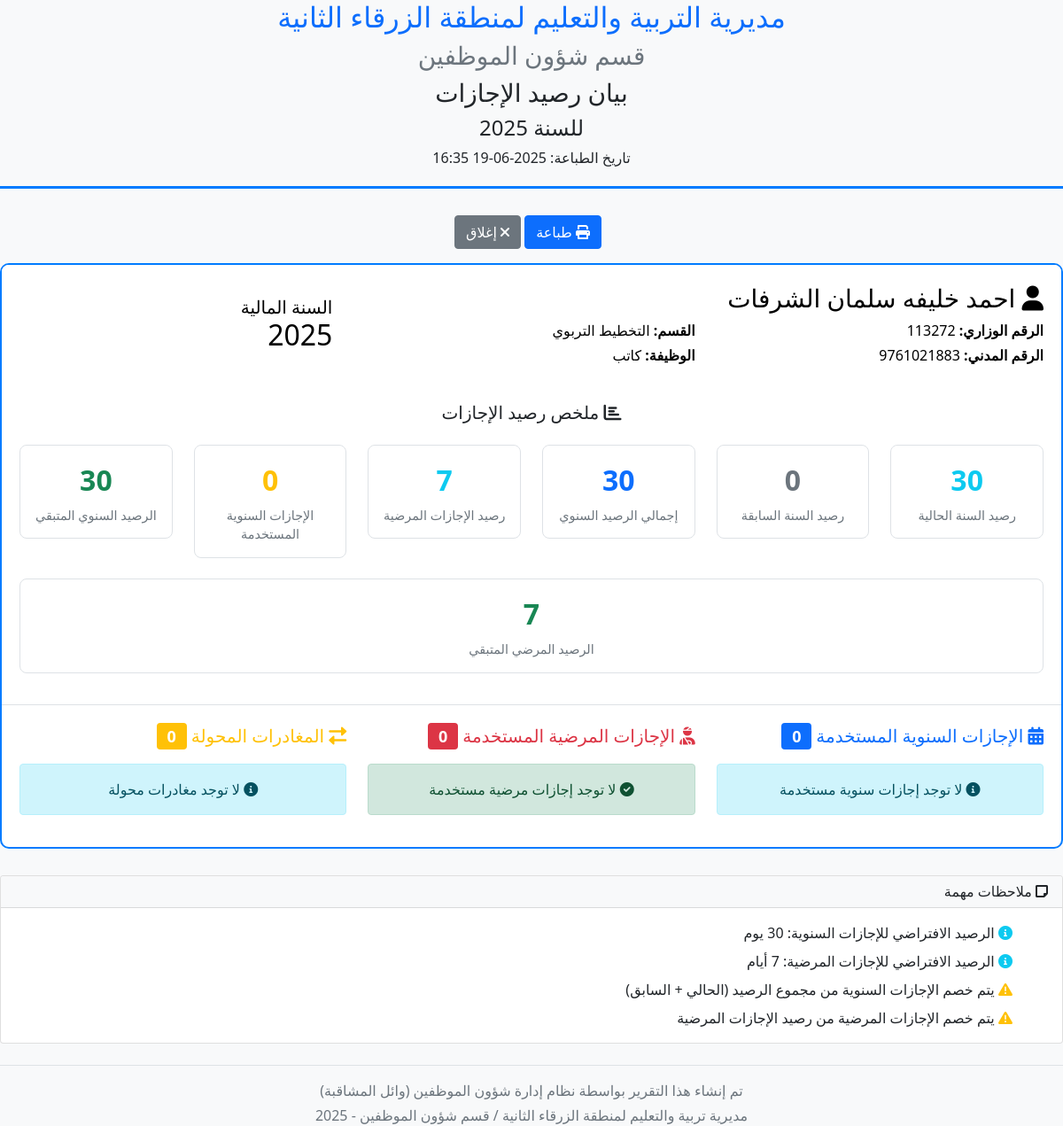
The page /print_employee_balance/2554 (signed in) on the database as committed earlier.
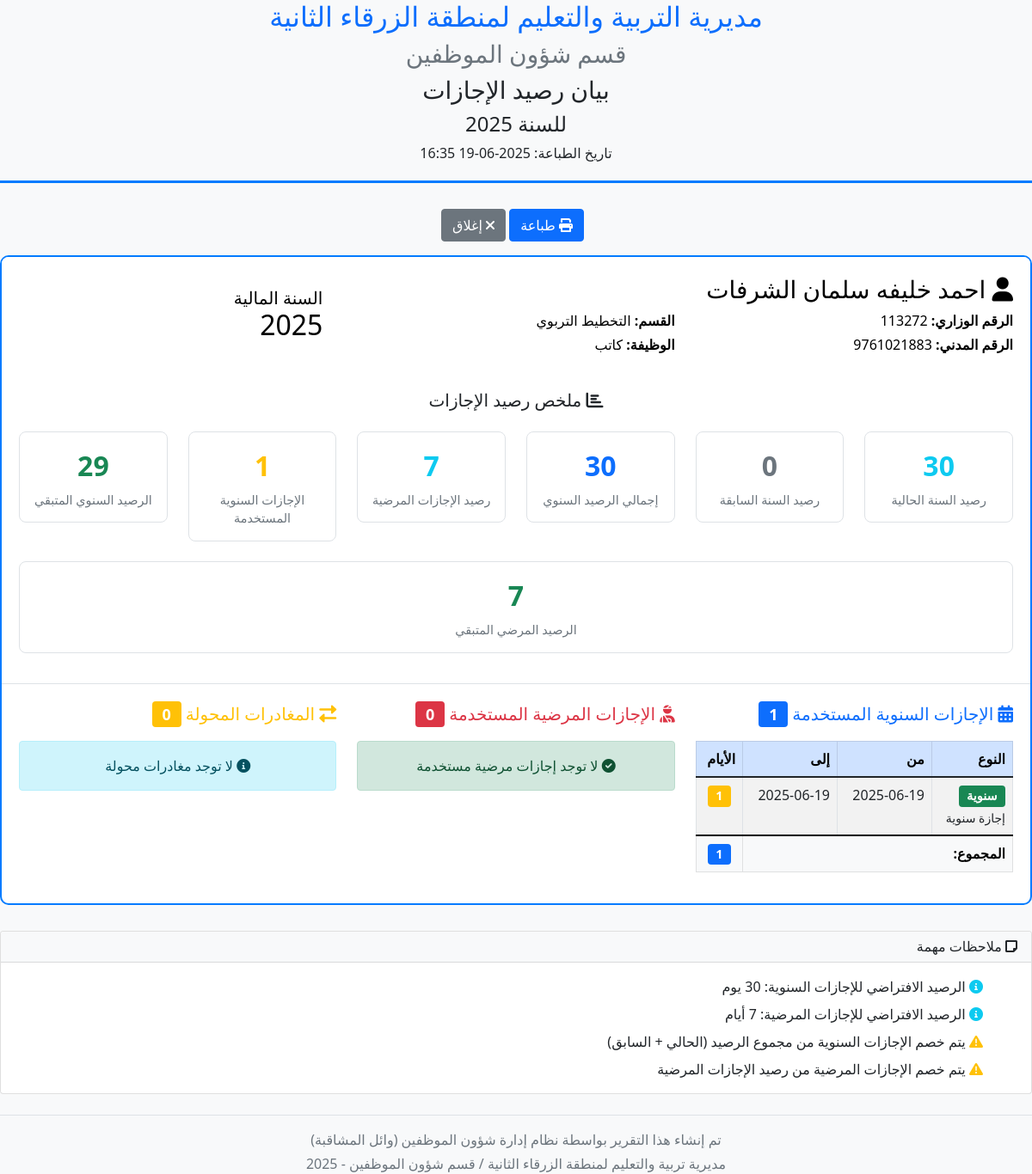
The same page on the database as committed later.
### models.py (models this page shows, shortened)
class LeaveBalance(db.Model):
    id = db.Column(db.Integer, primary_key=True)
    employee_id = db.Column(db.Integer, db.ForeignKey('employee.id'), nullable=False)
    year = db.Column(db.Integer, nullable=False)  # السنة
    current_year_balance = db.Column(db.Integer, default=30)  # رصيد السنة الحالية
    previous_year_balance = db.Column(db.Integer, default=0)  # رصيد السنة السابقة
    sick_leave_balance = db.Column(db.Integer, default=7)  # رصيد الإجازات المرضية
    used_annual_leave = db.Column(db.Integer, default=0)  # الإجازات السنوية المستخدمة
    used_sick_leave = db.Column(db.Integer, default=0)  # الإجازات المرضية المستخدمة
    created_at = db.Column(db.DateTime, default=datetime.utcnow)
    updated_at = db.Column(db.DateTime, default=datetime.utcnow, onupdate=datetime.utcnow)
    __table_args__ = (db.UniqueConstraint('employee_id', 'year', name='unique_employee_year'),)
    def get_remaining_annual_balance(self):
        current_balance = self.current_year_balance or 0
        previous_balance = self.previous_year_balance or 0
        used_leave = self.used_annual_leave or 0
        return (current_balance + previous_balance) - used_leave
    def get_remaining_sick_balance(self):
        sick_balance = self.sick_leave_balance or 0
        used_sick = self.used_sick_leave or 0
        return sick_balance - used_sick

class Leave(db.Model):
    id = db.Column(db.Integer, primary_key=True)
    employee_id = db.Column(db.Integer, db.ForeignKey('employee.id'), nullable=False)  # الموظف
    leave_type = db.Column(db.String(50), nullable=False)  # نوع الإجازة (سنوية، مرضية، طارئة، بدون راتب، إلخ)
    start_date = db.Column(db.Date, nullable=False)  # تاريخ بداية الإجازة
    end_date = db.Column(db.Date, nullable=False)  # تاريخ نهاية الإجازة
    days_count = db.Column(db.Integer, nullable=False)  # عدد أيام الإجازة
    start_time = db.Column(db.Time, nullable=True)  # وقت بداية المغادرة
    end_time = db.Column(db.Time, nullable=True)  # وقت نهاية المغادرة
    hours_count = db.Column(db.Float, nullable=True)  # عدد ساعات المغادرة
    reason = db.Column(db.Text)  # سبب الإجازة
    notes = db.Column(db.Text)  # ملاحظات
    created_at = db.Column(db.DateTime, default=datetime.utcnow)  # تاريخ الإنشاء

### routes/leave_routes.py (the view)
@leave.route('/print_employee_balance/<int:employee_id>')
@login_required
def print_employee_balance(employee_id):
    employee = Employee.query.get_or_404(employee_id)
    balance = LeaveBalance.query.filter_by(employee_id=employee_id).first()
    if not balance:
        flash('لا يوجد رصيد إجازات لهذا الموظف', 'warning')
        return redirect(url_for('leave.leave_balances'))
    current_year = datetime.now().year
    all_leaves = Leave.query.filter(
        Leave.employee_id == employee_id,
        db.extract('year', Leave.start_date) == current_year,
        Leave.leave_type != 'مغادرة'  # استبعاد المغادرات العادية
    ).all()
    annual_leaves = []
    sick_leaves = []
    converted_departures = []
    for leave in all_leaves:
        leave_info = {
            'leave': leave,
            'category': '',
            'converted_month': None
        }
        if leave.leave_type:
            leave_type = leave.leave_type.strip().lower()
            if 'ترحيل مغادرات' in (leave.reason or ''):
                import re
                month_match = re.search(r'ترحيل مغادرات شهر (\d+)/(\d+)', leave.reason or '')
                if month_match:
                    month = month_match.group(1)
                    year = month_match.group(2)
                    leave_info['converted_month'] = f"{month}/{year}"
                leave_info['category'] = 'ترحيل مغادرات'
                converted_departures.append(leave_info)
            elif (any(keyword in leave_type for keyword in ['سنوية', 'اعتيادية', 'عادية', 'annual']) or
                  leave_type in ['إجازة سنوية', 'إجازة اعتيادية', 'سنوية', 'اعتيادية', 'عادية']):
                leave_info['category'] = 'سنوية'
                annual_leaves.append(leave_info)
            elif (any(keyword in leave_type for keyword in ['مرضية', 'مرض', 'sick']) or
                  leave_type in ['إجازة مرضية', 'مرضية', 'مرض']):
                leave_info['category'] = 'مرضية'
                sick_leaves.append(leave_info)
            else:
                leave_info['category'] = 'سنوية'
                annual_leaves.append(leave_info)
    return render_template('print_employee_balance.html',
                         employee=employee,
                         balance=balance,
                         annual_leaves=annual_leaves,
                         sick_leaves=sick_leaves,
                         converted_departures=converted_departures,
                         current_year=current_year,
                         print_date=datetime.now())

### app.py (called while the page is built)
@app.context_processor
def inject_now():
    return {'now': datetime.now()}

@app.context_processor
def inject_user():
    current_user = None
    if 'user_id' in session:
        current_user = User.query.get(session['user_id'])
    return dict(current_user=current_user)

@app.before_request
def check_login():
    allowed_routes = ['auth.login', 'static']
    if 'user_id' not in session and request.endpoint and not any(request.endpoint.startswith(route) for route in allowed_routes):
        return redirect(url_for('auth.login'))

### routes/auth_routes.py (called while the page is built)
def login_required(f):
    @wraps(f)
    def decorated_function(*args, **kwargs):
        if 'user_id' not in session:
            flash('يرجى تسجيل الدخول أولاً', 'danger')
            return redirect(url_for('auth.login'))
        return f(*args, **kwargs)
    return decorated_function

### templates/print_employee_balance.html (shortened to what the changed rows need)
<!DOCTYPE html>
<html lang="ar" dir="rtl">
<head>
    <link href="https://cdn.jsdelivr.net/npm/bootstrap@5.1.3/dist/css/bootstrap.min.css" rel="stylesheet">
    <link href="https://cdnjs.cloudflare.com/ajax/libs/font-awesome/6.0.0/css/all.min.css" rel="stylesheet">
</head>
<body>
    <div class="print-header">
        <h2 class="text-primary mb-2">مديرية التربية والتعليم لمنطقة الزرقاء الثانية</h2>
    </div>
    <div class="employee-card">
        <div class="employee-header">
            <div class="row align-items-center">
                <div class="col-md-4 text-end">
                    <div class="bg-white bg-opacity-25 rounded p-3">
                        <h2 class="mb-0">{{ current_year }}</h2>
                    </div>
                </div>
            </div>
        </div>
        <div class="balance-summary">
            <div class="row balance-row">
                <div class="col-md-2 balance-col">
                    <div class="stat-card">
                        <div class="stat-number text-info">{{ balance.current_year_balance }}</div>
                        <div class="stat-label">رصيد السنة الحالية</div>
                    </div>
                </div>
                <div class="col-md-2 balance-col">
                    <div class="stat-card">
                        <div class="stat-number text-secondary">{{ balance.previous_year_balance }}</div>
                        <div class="stat-label">رصيد السنة السابقة</div>
                    </div>
                </div>
                <div class="col-md-2 balance-col">
                    <div class="stat-card">
                        <div class="stat-number text-primary">{{ balance.current_year_balance + balance.previous_year_balance }}</div>
                        <div class="stat-label">إجمالي الرصيد السنوي</div>
                    </div>
                </div>
                <div class="col-md-2 balance-col">
                    <div class="stat-card">
                        <div class="stat-number text-info">{{ balance.sick_leave_balance }}</div>
                        <div class="stat-label">رصيد الإجازات المرضية</div>
                    </div>
                </div>
                <div class="col-md-2 balance-col">
                    <div class="stat-card">
                        <div class="stat-number text-warning">{{ balance.used_annual_leave }}</div>
                        <div class="stat-label">الإجازات السنوية المستخدمة</div>
                    </div>
                </div>
                <div class="col-md-2 balance-col">
                    <div class="stat-card">
                        {% set remaining_annual = balance.get_remaining_annual_balance() %}
                        <div class="stat-number {% if remaining_annual < 5 %}text-danger{% elif remaining_annual < 10 %}text-warning{% else %}text-success{% endif %}">
                            {{ remaining_annual }}
                        </div>
                        <div class="stat-label">الرصيد السنوي المتبقي</div>
                    </div>
                </div>
            </div>
        </div>
        <div class="leave-details">
            <div class="row">
                <div class="col-md-4">
                    <h5 class="text-primary mb-3">
                        <i class="fas fa-calendar-alt"></i> الإجازات السنوية المستخدمة
                        <span class="badge bg-primary">{{ annual_leaves|length }}</span>
                    </h5>
                    {% if annual_leaves %}
                    <div class="table-responsive">
                        <table class="table table-striped table-bordered">
                            <thead class="table-primary">
                                <tr>
                                    <th>النوع</th>
                                    <th>من</th>
                                    <th>إلى</th>
                                    <th>الأيام</th>
                                </tr>
                            </thead>
                            <tbody>
                                {% for item in annual_leaves %}
                                <tr>
                                    <td>
                                        <span class="badge bg-success">{{ item.category }}</span><br>
                                        <small>{{ item.leave.leave_type }}</small>
                                    </td>
                                    <td>{{ item.leave.start_date.strftime('%Y-%m-%d') }}</td>
                                    <td>{{ item.leave.end_date.strftime('%Y-%m-%d') }}</td>
                                    <td class="text-center">
                                        <span class="badge bg-warning">{{ item.leave.days_count }}</span>
                                    </td>
                                </tr>
                                {% endfor %}
                            </tbody>
                            <tfoot class="table-light">
                                <tr>
                                    <th colspan="3" class="text-end">المجموع:</th>
                                    <th class="text-center">
                                        <span class="badge bg-primary">{{ annual_leaves|sum(attribute='leave.days_count') }}</span>
                                    </th>
                                </tr>
                            </tfoot>
                        </table>
                    </div>
                    {% else %}
                    <div class="alert alert-info text-center">
                        <i class="fas fa-info-circle"></i> لا توجد إجازات سنوية مستخدمة
                    </div>
                    {% endif %}
                </div>
            </div>
        </div>
    </div>
</body>
</html>

Rows that differ between the two databases and show on the page:
changed LeaveBalance: used_annual_leave "0" → "1"
added Leave: leave.leave_type "إجازة سنوية", leave.start_date "2025-06-19", leave.end_date "2025-06-19", leave.days_count "1"
Other text that changed with them:
{{ remaining_annual }}: "30" → "29"
{{ annual_leaves|length }}: "0" → "1"
{{ annual_leaves|sum(attribute='leave.days_count') }}: (not shown) → "1"
text no longer shown: "لا توجد إجازات سنوية مستخدمة"
text now shown: "النوع من إلى الأيام المجموع:"
new list line: "سنوية"
